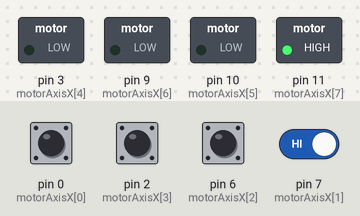
The sketch below on a simulated Arduino Uno, built with avr-gcc and run on an emulated ATmega328P. Shown: switched loads named in the sketch (green lamp = pin HIGH). The inputs (shaded band) are chosen by the test bench; at power-on: pin 0 (motorAxisX[0]), pin 2 (motorAxisX[3]), pin 6 (motorAxisX[2]), pin 7 (motorAxisX[1]) HIGH.

Above: at 3.8 s.
3.9 s: pin 0 (motorAxisX[0]) pulled LOW for 1.95 s
At 5.9 s:
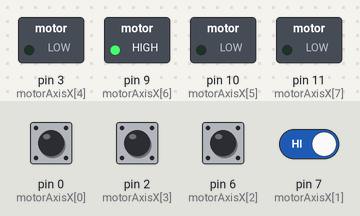
11.2 s: pin 0 (motorAxisX[0]) pulled LOW for 3.2 s
At 14.9 s:
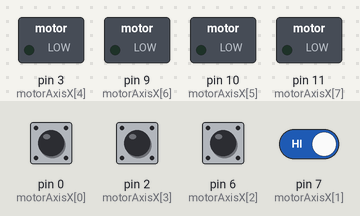
16.0 s: pin 0 (motorAxisX[0]) driven LOW and pin 7 (motorAxisX[1]) driven LOW
At 17.0 s:
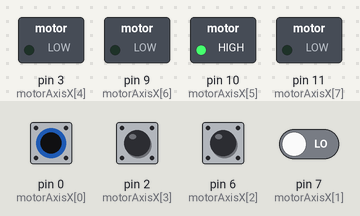
21.3 s: pin 6 (motorAxisX[2]) pulled LOW for 1.95 s
At 22.0 s:
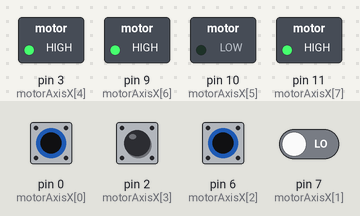
26.0 s: pin 6 (motorAxisX[2]) pulled LOW for 3.2 s
At 31.0 s:
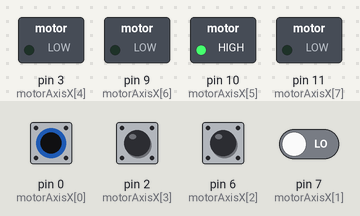
Timing chart, 0 to 32.0 s (numbered marks = the images above; inputs shaded):
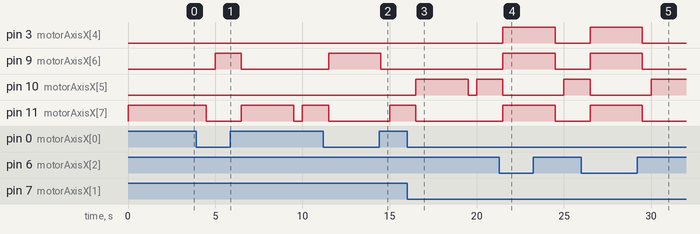

The sketch:

Due_controller.ino
```cpp
// initilize array 8 pins pro motor Erste VIER PINS SIND INPUT.
int motorAxisX[9] = {0, 7, 6, 2, 3, 10, 9, 11, 4};
int motorAxisY[9] = {0, 7, 6, 2, 3, 10, 9, 11, 4};
int motorAxisC[9] = {0, 7, 6, 2, 3, 10, 9, 11, 4};
int pinCount = 8; // muss immer 2k aus Nat. zahlen.
int inputPins = 4; //Erste 4 von pinCount
int timer = 1500; //MOTOR I/O dauer in ms
            /*====================================================================================*/
void setup() {
  attachInterrupt(4, interrupt5, CHANGE); //IDEALEWEISE fuer an strom eingesetzt.
  attachInterrupt(5, interrupt5, CHANGE); //IDEALEWEISE fuer an strom eingesetzt.
  attachInterrupt(6, interrupt5, CHANGE); //IDEALEWEISE fuer an strom eingesetzt.
  for (int i = 4; i < pinCount; i++) {
    //pins 4-7 als Out einstellen
    pinMode(motorAxisX[i], OUTPUT);
    pinMode(motorAxisY[i], OUTPUT);
    pinMode(motorAxisC[i], OUTPUT);
    digitalWrite(motorAxisX[i], LOW);
  }
  for (int i = 0; i < 4; i++) {
    //pins 0-3 als IN einstellen
    pinMode(motorAxisX[i], INPUT_PULLUP);
    pinMode(motorAxisY[i], INPUT_PULLUP);
    pinMode(motorAxisC[i], INPUT_PULLUP);
  }
}
/*====================================================================================*/
void loop() {
  //warte auf knopfe
  movement(scannerMatrix(motorAxisX));
  movement(scannerMatrix(motorAxisY));
  movement(scannerMatrix(motorAxisC));
  delay(500); // halb sekunde warten
}
//INTERRUPT FUNKTIONEN
void interrupt4() {
  //  SerialUSB.println("Danger!");
  endStop(motorAxisX);
}
void interrupt5() {
  //  SerialUSB.println("Danger!");
  endStop(motorAxisY);
}
void interrupt6() {
  //  SerialUSB.println("Danger!");
  endStop(motorAxisC);
}

/*====================================================================================*/
//FUNKTIONEN
int scannerMatrix(int motor[]) {
  //aktiv taste scannen
  for (int i = 0; i < 4; i++) {
    if (digitalRead(motor[i]) == HIGH) {
      return i;
    }
  }
  return 999; // SERIAL DEBUG
}
void movement(int scanner) {
  //wahl nach button von scanner welche bewegung funktion
  if (scanner < 4) {
    switch (scanner) {
      case 999:
        do_nothing();
        break;
      case 0:
        umdrehungPos(motorAxisX);
        break;
      case 1:
        umdrehungNeg(motorAxisX);
        break;
      case 2:
        einSchrittPos(motorAxisX);
        break;
      case 3:
        einSchrittNeg(motorAxisX);
        break;
    }
  }
}

/* I/O "mode" muss eingestellt nach PIN von obenen pin array
zb HHHL, oder LLHH, usw
*/
void umdrehungPos(int motor[]) {
  // motor dreht 1 umdrehung in Postive achse richtung
  digitalWrite(motor[4], LOW);
  digitalWrite(motor[5], LOW);
  digitalWrite(motor[6], LOW);
  digitalWrite(motor[7], HIGH);
  delay(timer);
  for (int i = 4; i < pinCount; i++) {
    digitalWrite(motorAxisX[i], LOW);
  }
}
void umdrehungNeg(int motor[]) {
  // motor dreht 1 umdrehung in Negative achse richtung
  digitalWrite(motor[4], LOW);
  digitalWrite(motor[5], LOW);
  digitalWrite(motor[6], HIGH);
  digitalWrite(motor[7], LOW);
  delay(timer);
  for (int i = 4; i < pinCount; i++) {
    digitalWrite(motorAxisX[i], LOW);
  }
}
void einSchrittPos(int motor[]) {
  // motor dreht 1 SCHRITT in Postive achse richtung
  digitalWrite(motor[4], LOW);
  digitalWrite(motor[5], HIGH);
  digitalWrite(motor[6], LOW);
  digitalWrite(motor[7], LOW);
  delay(timer);
  for (int i = 4; i < pinCount; i++) {
    digitalWrite(motorAxisX[i], LOW);
  }
}
void einSchrittNeg(int motor[]) {
  // motor dreht 1 SCHRITT in Negative achse richtung
  digitalWrite(motor[4], HIGH);
  digitalWrite(motor[5], LOW);
  digitalWrite(motor[6], HIGH);
  digitalWrite(motor[7], HIGH);
  delay(timer);
  for (int i = 4; i < pinCount; i++) {
    digitalWrite(motorAxisX[i], LOW);
  }
}
void endStop(int motor[]) {
  // motor dreht 1 SCHRITT in Negative achse richtung
  digitalWrite(motor[4], HIGH);
  digitalWrite(motor[5], HIGH);
  digitalWrite(motor[6], HIGH);
  digitalWrite(motor[7], HIGH);
  for (int i = 4; i < pinCount; i++) {
    digitalWrite(motorAxisX[i], LOW);
    digitalWrite(motorAxisY[i], LOW);
    digitalWrite(motorAxisC[i], LOW);
  }
}
void do_nothing() {
  // mach nichts
}
```

Measured:
- after the input at 3.9 s, pin 9 (motorAxisX[6]): LOW → HIGH after 1.1 s, → LOW 1.5 s later
- after the input at 11.2 s, pin 9 (motorAxisX[6]): LOW → HIGH after 0.30 s, → LOW 3.0 s later
- after the input at 16.0 s, pin 10 (motorAxisX[5]): LOW → HIGH after 0.50 s, → LOW 3.0 s later, → HIGH 0.50 s later
- after the input at 21.3 s, pin 3 (motorAxisX[4]), pin 9 (motorAxisX[6]), pin 11 (motorAxisX[7]): LOW → HIGH after 0.20 s, → LOW 3.0 s later
- after the input at 26.0 s, pin 3 (motorAxisX[4]), pin 9 (motorAxisX[6]), pin 11 (motorAxisX[7]): LOW → HIGH after 0.50 s, → LOW 3.0 s later
